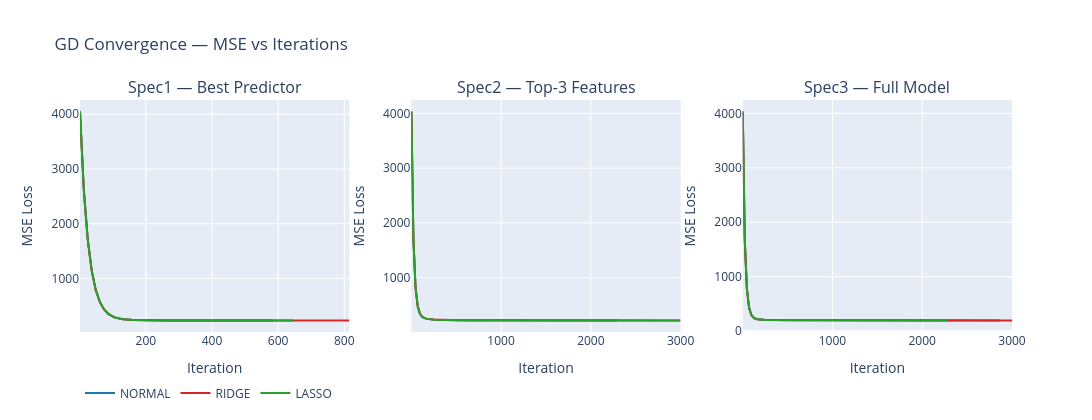

The cell this chart's notebook holds for it:
### Markdown cell above
## Gradient Descent Convergence — Loss vs Iterations

### Code cell
spec_labels  = [s[0] for s in specs]
method_colors = {"normal": "#1f77b4", "ridge": "#d62728", "lasso": "#2ca02c"}

fig_conv = make_subplots(rows=1, cols=3, subplot_titles=spec_labels)

for col_i, (spec_name, Xtr, Xte, _) in enumerate(specs, start=1):
    for method in ["normal", "ridge", "lasso"]:
        m, _, _, _ = gd_results[(spec_name, method)]
        hist = m.loss_hist
        fig_conv.add_trace(
            go.Scatter(
                x=list(range(1, len(hist)+1)), y=hist,
                mode="lines", name=method.upper(),
                line=dict(color=method_colors[method]),
                showlegend=(col_i == 1)
            ),
            row=1, col=col_i
        )

fig_conv.update_xaxes(title_text="Iteration")
fig_conv.update_yaxes(title_text="MSE Loss")
fig_conv.update_layout(
    title="GD Convergence — MSE vs Iterations",
    height=420, width=1100,
    legend=dict(orientation="h", y=-0.2)
)
fig_conv.show()

### Figure 1 — Plotly figure (JSON) as saved in the notebook; plotly's stock layout.template omitted (floating-point values rounded to 4 significant figures; data arrays with more than 128 entries replaced by an {"elided": "..."} marker saying what was removed)
{"data": [{"line": {"color": "#1f77b4"}, "mode": "lines", "name": "NORMAL", "showlegend": true, "type": "scatter", "x": {"elided": "583 int values"}, "xaxis": "x", "y": {"elided": "583 float values"}, "yaxis": "y"}, {"line": {"color": "#d62728"}, "mode": "lines", "name": "RIDGE", "showlegend": true, "type": "scatter", "x": {"elided": "815 int values"}, "xaxis": "x", "y": {"elided": "815 float values"}, "yaxis": "y"}, {"line": {"color": "#2ca02c"}, "mode": "lines", "name": "LASSO", "showlegend": true, "type": "scatter", "x": {"elided": "645 int values"}, "xaxis": "x", "y": {"elided": "645 float values"}, "yaxis": "y"}, {"line": {"color": "#1f77b4"}, "mode": "lines", "name": "NORMAL", "showlegend": false, "type": "scatter", "x": {"elided": "2292 int values"}, "xaxis": "x2", "y": {"elided": "2292 float values"}, "yaxis": "y2"}, {"line": {"color": "#d62728"}, "mode": "lines", "name": "RIDGE", "showlegend": false, "type": "scatter", "x": {"elided": "3000 int values"}, "xaxis": "x2", "y": {"elided": "3000 float values"}, "yaxis": "y2"}, {"line": {"color": "#2ca02c"}, "mode": "lines", "name": "LASSO", "showlegend": false, "type": "scatter", "x": {"elided": "2993 int values"}, "xaxis": "x2", "y": {"elided": "2993 float values"}, "yaxis": "y2"}, {"line": {"color": "#1f77b4"}, "mode": "lines", "name": "NORMAL", "showlegend": false, "type": "scatter", "x": {"elided": "2867 int values"}, "xaxis": "x3", "y": {"elided": "2867 float values"}, "yaxis": "y3"}, {"line": {"color": "#d62728"}, "mode": "lines", "name": "RIDGE", "showlegend": false, "type": "scatter", "x": {"elided": "3000 int values"}, "xaxis": "x3", "y": {"elided": "3000 float values"}, "yaxis": "y3"}, {"line": {"color": "#2ca02c"}, "mode": "lines", "name": "LASSO", "showlegend": false, "type": "scatter", "x": {"elided": "2277 int values"}, "xaxis": "x3", "y": {"elided": "2277 float values"}, "yaxis": "y3"}], "layout": {"annotations": [{"font": {"size": 16}, "showarrow": false, "text": "Spec1 — Best Predictor", "x": 0.1444, "xanchor": "center", "xref": "paper", "y": 1, "yanchor": "bottom", "yref": "paper"}, {"font": {"size": 16}, "showarrow": false, "text": "Spec2 — Top-3 Features", "x": 0.5, "xanchor": "center", "xref": "paper", "y": 1, "yanchor": "bottom", "yref": "paper"}, {"font": {"size": 16}, "showarrow": false, "text": "Spec3 — Full Model", "x": 0.8556, "xanchor": "center", "xref": "paper", "y": 1, "yanchor": "bottom", "yref": "paper"}], "height": 420, "legend": {"orientation": "h", "y": -0.2}, "title": {"text": "GD Convergence — MSE vs Iterations"}, "width": 1100, "xaxis": {"anchor": "y", "domain": [0, 0.2889], "title": {"text": "Iteration"}}, "xaxis2": {"anchor": "y2", "domain": [0.3556, 0.6444], "title": {"text": "Iteration"}}, "xaxis3": {"anchor": "y3", "domain": [0.7111, 1], "title": {"text": "Iteration"}}, "yaxis": {"anchor": "x", "domain": [0, 1], "title": {"text": "MSE Loss"}}, "yaxis2": {"anchor": "x2", "domain": [0, 1], "title": {"text": "MSE Loss"}}, "yaxis3": {"anchor": "x3", "domain": [0, 1], "title": {"text": "MSE Loss"}}}}
